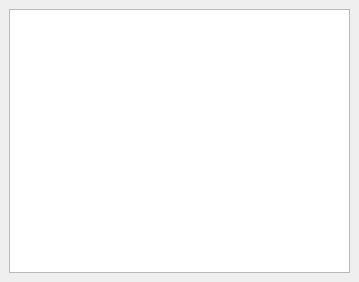
<?xml version="1.0" encoding="UTF-8"?>
<ui version="4.0">
 <class>MainWindow</class>
 <widget class="QMainWindow" name="MainWindow">
  <property name="geometry">
   <rect>
    <x>0</x>
    <y>0</y>
    <width>359</width>
    <height>282</height>
   </rect>
  </property>
  <property name="windowTitle">
   <string>Webcam Recorder</string>
  </property>
  <widget class="QWidget" name="centralwidget">
   <property name="sizePolicy">
    <sizepolicy hsizetype="Expanding" vsizetype="Expanding">
     <horstretch>0</horstretch>
     <verstretch>0</verstretch>
    </sizepolicy>
   </property>
   <layout class="QVBoxLayout" name="verticalLayout">
    <item>
     <widget class="Viewfinder" name="viewfinder">
      <property name="verticalScrollBarPolicy">
       <enum>Qt::ScrollBarAlwaysOff</enum>
      </property>
      <property name="horizontalScrollBarPolicy">
       <enum>Qt::ScrollBarAlwaysOff</enum>
      </property>
     </widget>
    </item>
   </layout>
  </widget>
 </widget>
 <customwidgets>
  <customwidget>
   <class>Viewfinder</class>
   <extends>QGraphicsView</extends>
   <header>webrec.viewfinder</header>
  </customwidget>
 </customwidgets>
 <resources/>
 <connections/>
</ui>
